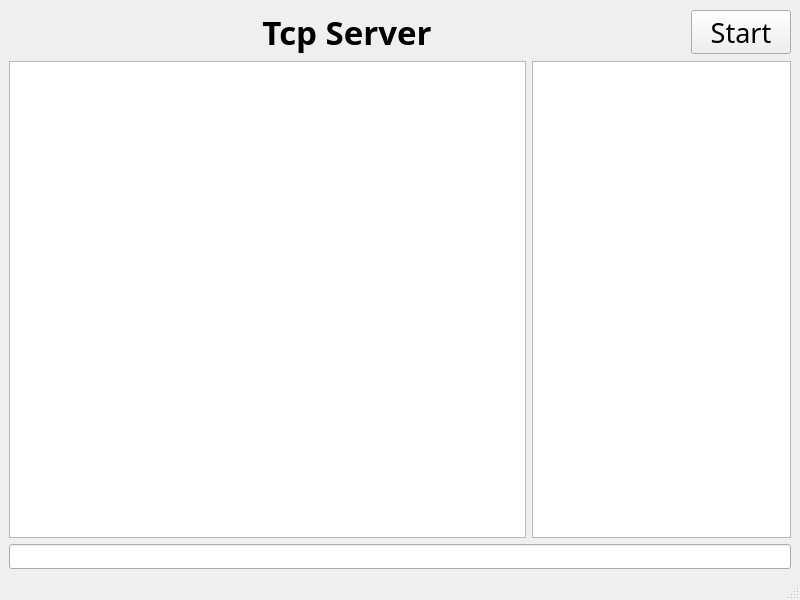
<?xml version="1.0" encoding="UTF-8"?>
<ui version="4.0">
 <class>tcpServer</class>
 <widget class="QMainWindow" name="tcpServer">
  <property name="geometry">
   <rect>
    <x>0</x>
    <y>0</y>
    <width>800</width>
    <height>600</height>
   </rect>
  </property>
  <property name="font">
   <font>
    <family>Nanum Gothic</family>
   </font>
  </property>
  <property name="windowTitle">
   <string>tcpServer</string>
  </property>
  <widget class="QWidget" name="centralwidget">
   <layout class="QVBoxLayout" name="verticalLayout">
    <item>
     <layout class="QHBoxLayout" name="horizontalLayout">
      <item>
       <widget class="QLabel" name="label">
        <property name="font">
         <font>
          <family>Nanum Gothic</family>
          <pointsize>25</pointsize>
          <bold>true</bold>
         </font>
        </property>
        <property name="text">
         <string>Tcp Server</string>
        </property>
        <property name="alignment">
         <set>Qt::AlignmentFlag::AlignCenter</set>
        </property>
       </widget>
      </item>
      <item>
       <widget class="QToolButton" name="toolButton">
        <property name="minimumSize">
         <size>
          <width>100</width>
          <height>30</height>
         </size>
        </property>
        <property name="font">
         <font>
          <family>Nanum Gothic</family>
          <pointsize>20</pointsize>
         </font>
        </property>
        <property name="text">
         <string>Start</string>
        </property>
       </widget>
      </item>
     </layout>
    </item>
    <item>
     <layout class="QHBoxLayout" name="horizontalLayout_3" stretch="4,2">
      <item>
       <widget class="QPlainTextEdit" name="plainTextEdit">
        <property name="font">
         <font>
          <family>D2Coding</family>
         </font>
        </property>
        <property name="readOnly">
         <bool>true</bool>
        </property>
       </widget>
      </item>
      <item>
       <widget class="QListView" name="LB_connectedClients">
        <property name="font">
         <font>
          <family>D2Coding</family>
         </font>
        </property>
       </widget>
      </item>
     </layout>
    </item>
    <item>
     <layout class="QHBoxLayout" name="horizontalLayout_2">
      <item>
       <widget class="QLineEdit" name="lineEdit">
        <property name="font">
         <font>
          <family>D2Coding</family>
         </font>
        </property>
       </widget>
      </item>
     </layout>
    </item>
   </layout>
  </widget>
  <widget class="QStatusBar" name="statusBar"/>
 </widget>
 <resources/>
 <connections>
  <connection>
   <sender>toolButton</sender>
   <signal>clicked()</signal>
   <receiver>tcpServer</receiver>
   <slot>startServer()</slot>
   <hints>
    <hint type="sourcelabel">
     <x>711</x>
     <y>17</y>
    </hint>
    <hint type="destinationlabel">
     <x>637</x>
     <y>10</y>
    </hint>
   </hints>
  </connection>
  <connection>
   <sender>lineEdit</sender>
   <signal>returnPressed()</signal>
   <receiver>tcpServer</receiver>
   <slot>sendMsgToClient()</slot>
   <hints>
    <hint type="sourcelabel">
     <x>738</x>
     <y>544</y>
    </hint>
    <hint type="destinationlabel">
     <x>727</x>
     <y>531</y>
    </hint>
   </hints>
  </connection>
 </connections>
 <slots>
  <slot>startServer()</slot>
  <slot>sendMsgToClient()</slot>
 </slots>
</ui>
